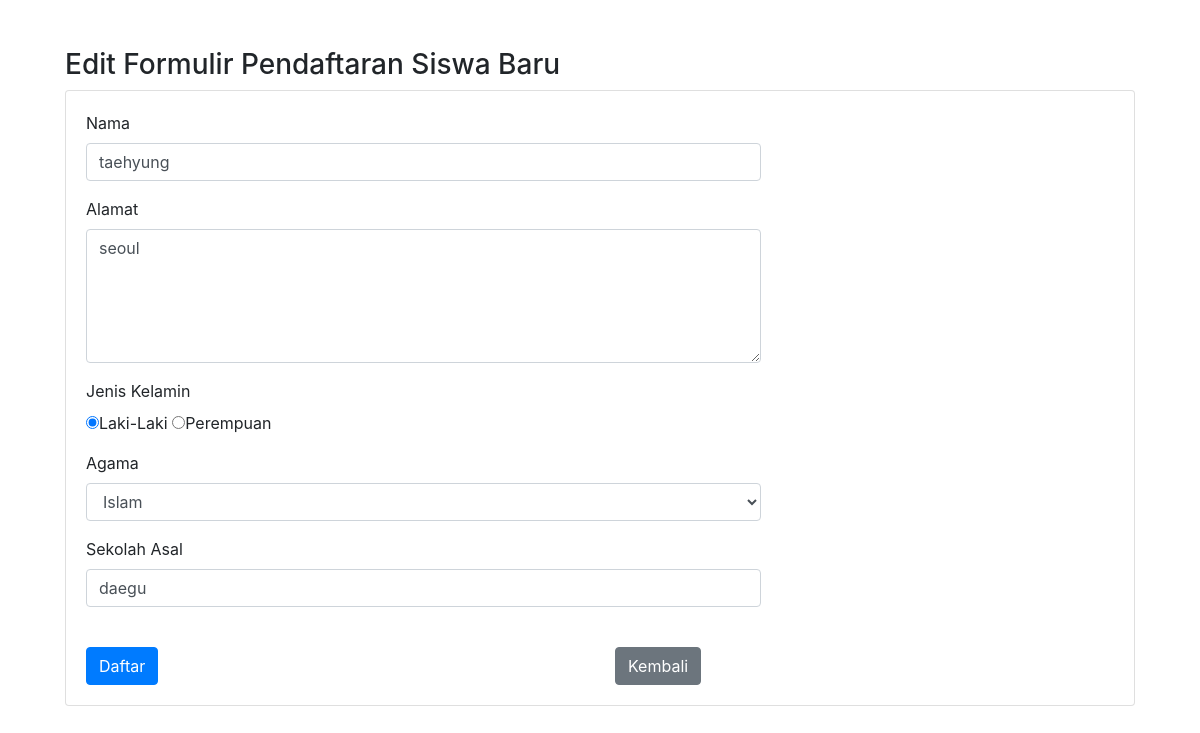
Page /form-edit.php?no=3 on the committed database.
### tables this page shows
CREATE TABLE `tblsiswa` (
  `no` int(11) NOT NULL,
  `nama` varchar(40) NOT NULL,
  `alamat` text NOT NULL,
  `jenis_kelamin` enum('P','L') NOT NULL,
  `agama` varchar(20) NOT NULL,
  `sekolah` varchar(30) NOT NULL
);

### form-edit.php (the view, shortened to what this page needs)
<?php
    include 'koneksi.php';
    $no = $_GET['no'];
    $tblsiswa = mysqli_query($koneksi, "select * from tblsiswa where no='$no'");
    $row = mysqli_fetch_array($tblsiswa);
    function active_radio_button($value,$input){
        $result = $value==$input?'checked':'';
        return $result;
    }
?>
<!DOCTYPE html>
<html>
    <head>
        <link rel="stylesheet" type="text/css" href="bootstrap/css/bootstrap.css">
    </head>
    <body>
        <div class="container my-5">
        <h3>Edit Formulir Pendaftaran Siswa Baru</h3>
        <div class="card">
            <div class="card-body">
                    <form action="edit.php" method="post">
                        <div class="row">
                            <div class="form-group col-md-8">
                                <label for="nama">Nama</label><br>
                                <input type="text" value="<?php echo $row['nama'];?>" class="form-control" id="nama" name="nama" required>
                            </div>
                            <div class="form-group col-md-8">
                                <label for="alamat">Alamat</label><br>
                                <textarea class="form-control" id="alamat" name="alamat" rows="5" required><?php echo $row['alamat'];?></textarea>
                            </div>
                            <div class="form-group col-md-8">
                                <label for="jenis_kelamin">Jenis Kelamin</label><br>
                                <input type="radio" name="jenis_kelamin" value="L" <?php echo active_radio_button("L", $row['jenis_kelamin']);?> required>Laki-Laki
                                <input type="radio" name="jenis_kelamin" value="P" <?php echo active_radio_button("P", $row['jenis_kelamin']);?> required>Perempuan
                            </div>
                            <div class="form-group col-md-8">
                                <label for="agama">Agama</label>
                                    <select class="form-control" name="agama" required>
                                        <?php
                                        $agama = array("Islam", "Protestan", "Katolik", "Hindu", "Budha", "Konghucu");
                                        foreach ($agama as $a) {
                                            $selected = ($row['agama'] == $a) ? 'selected="selected"' : '';
                                            echo "<option value='$a' $selected>$a</option>";
                                        }
                                        ?>
                                    </select>
                            </div>
                            <div class="form-group col-md-8">
                                <label for="sekolah">Sekolah Asal</label>
                                    <input type="text" value="<?php echo $row['sekolah'];?>" class="form-control" id="sekolah" name="sekolah" required><br>
                            </div>
                            <div class="col-md-6">
                                <input type="submit" class="btn btn-primary" value="Daftar">
                            </div>
                            <div class="col-md-6">
                                <a href="index.php">
                                    <input type="button" class="btn btn-secondary" value="Kembali">
                                </a>
                            </div>
                    </form>
        </body>
</html>

### rows in the picture
tblsiswa: nama "taehyung", alamat "seoul", sekolah "daegu"

### other values in the picture
form field agama "Islam"
